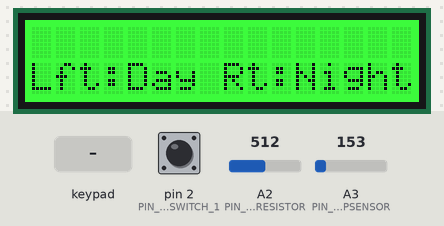
The sketch below on a simulated Arduino Uno, built with avr-gcc and run on an emulated ATmega328P. On the bench: 16×2 character LCD. Inputs (shaded band) come from the test bench; at power-on: pin 2 (PIN_LIMITSWITCH_1) HIGH, A2 (PIN_PHOTORESISTOR) = 512, A3 (PIN_TEMPSENSOR) = 153. What the sketch prints to the serial monitor is not drawn.

Above: at 3.6 s.
3.7 s: key 'U' pressed
At 4.9 s:
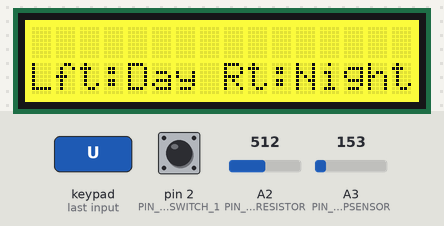
5.2 s: key 'S' pressed
At 5.8 s:
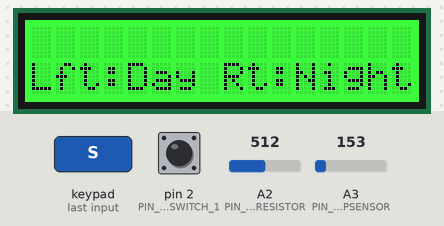
6.7 s: key 'D' pressed
At 7.4 s:
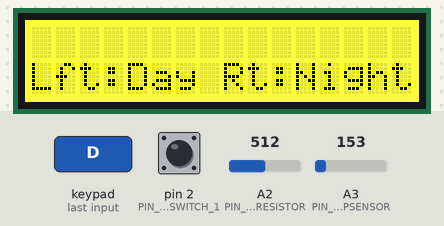
8.2 s: key 'S' pressed
At 9.2 s:
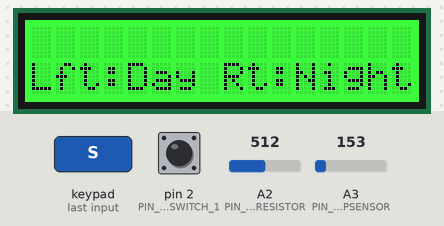
11.2 s: key 'L' pressed
14.2 s: pin 2 (PIN_LIMITSWITCH_1) pulled LOW for 3.2 s
At 35.4 s:
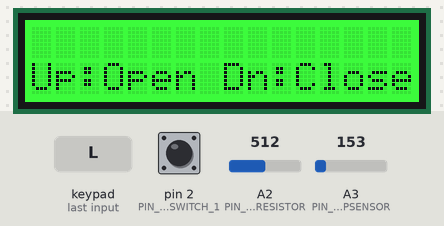
Timing chart, 0 to 36.9 s (numbered marks = the images above; inputs shaded):
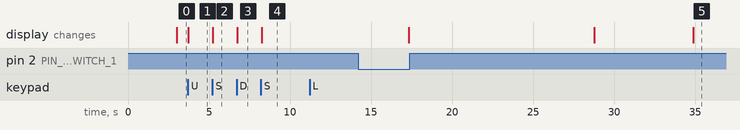

Measured:
- after the input at 3.7 s, the display: changes at once (image 1)
- after the input at 5.2 s, the display: changes at once (image 2)
- after the input at 6.7 s, the display: changes at once (image 3)
- after the input at 8.2 s, the display: changes at once (image 4)

The sketch:

code_testing.ino
```cpp
#include <Adafruit_RGBLCDShield.h>
#include <Wire.h>
#include "./constant_parameters.h"


const int MENU_MAIN = 0;
const int MENU_OPEN = 1;
const int MENU_CLOSE = 2;
const int MENU_DAY = 3;
const int MENU_NIGHT = 4;

const int REFRESH_RATE = 3000;//in ms
const int openAndCloseTime = 11000;
Adafruit_RGBLCDShield lcd = Adafruit_RGBLCDShield();

//int PIN_PIN_PHOTORESISTORISTOR = A1;
//int PIN_PHOTORESISTOR = A0;
double Temperature = 0;
int Light = 0;
int CurrentMenu = 0;
int MenuSelect = 0;
unsigned long MenuLastUpdated = 0; //ONLY MODIFY VIA: MenuControls()
String line1;
String line2;
int ScrollCount = 0;
int ScrollTotal = 0;
boolean isOkay;
boolean isClosing;

char lghtstr[4];
char tempstr[4];
char sac[64];

int numOfErrors=2;


int errorCnt;


void setup() {
  // put your setup code here, to run once:
  Serial.begin(9600);

  pinMode(PIN_RELAY_DOOROPEN, INPUT);
  pinMode(PIN_RELAY_DOORCLOSE, INPUT);
  pinMode(PIN_LIMITSWITCH_1, INPUT_PULLUP);

  lcd.begin(16, 2);
  lcd.clear();
  MenuControls(CurrentMenu,false);
  analogReference(EXTERNAL);

  errorCnt=0;

  isOkay = true;
  isClosing = false;
}


void loop() {
  // put your main code here, to run repeatedly:
  if(!isOkay){
    DoorRecovery();
  }

  if (CurrentMenu != MenuSelect)
  {
    MenuControls(MenuSelect, false);
    CurrentMenu = MenuSelect;
    MenuLastUpdated = millis();
  }
  else if (millis() - MenuLastUpdated > REFRESH_RATE)
  {
    MenuControls(MenuSelect, true);
    CurrentMenu = MenuSelect;
    MenuLastUpdated = millis();
  }

  MenuSelect = GetNextMenu(lcd, CurrentMenu);

}

void DoorRecovery(){

  Serial.println("EMERGENCY SOMETHING IN DOOR");

  DoorOperation(STOPDOOR);

  errorCnt+=1;

  if(errorCnt < numOfErrors){
    //Rollback door and wait;
    Serial.println("Rollback door");
    openDoorAction(1000);
    delay(5000);

    Serial.println("Trying to close again");
    isOkay=true;

    CloseDoor();
  }else{
      SendAlarm();
  }
}

void SendAlarm(){
    Serial.println("Critical Error Need to send alarm");
}

void SetRelayInputPins(bool on){
  if(on){
    pinMode(PIN_RELAY_DOOROPEN, OUTPUT);
    pinMode(PIN_RELAY_DOORCLOSE, OUTPUT);
  }else{
    pinMode(PIN_RELAY_DOOROPEN, INPUT);
    pinMode(PIN_RELAY_DOORCLOSE, INPUT);
  }
}

void DoorOperation(int action){
  switch(action){
    case OPENDOOR:
      SetRelayInputPins(true);
      digitalWrite(PIN_RELAY_DOOROPEN, HIGH);
      digitalWrite(PIN_RELAY_DOORCLOSE, LOW);
      break;
    case CLOSEDOOR:
      SetRelayInputPins(true);
      digitalWrite(PIN_RELAY_DOOROPEN, LOW);
      digitalWrite(PIN_RELAY_DOORCLOSE, HIGH);
      break;
    case STOPDOOR:
      digitalWrite(PIN_RELAY_DOOROPEN, LOW);
      digitalWrite(PIN_RELAY_DOORCLOSE, LOW);
      SetRelayInputPins(false);
      break;
  }
}

void openDoorAction(int tme) {
  // Set relay pins to actually work

  uint8_t buttons;

  DoorOperation(OPENDOOR);
  for (int i = 0; i < tme; i++) {
    delay(1);

    buttons = lcd.readButtons();
    if (buttons & BUTTON_SELECT)
    {
      break;
    }
  }
  DoorOperation(STOPDOOR);
}

void OpenDoor(){
  openDoorAction(openAndCloseTime);
  Serial.println("Open Complete");
}

void CloseDoor() {

  uint8_t buttons;

  DoorOperation(CLOSEDOOR);

  isClosing = true;

  for (int i = 0; i < openAndCloseTime; i++) {
    delay(1);
    buttons = lcd.readButtons();
    if (buttons & BUTTON_SELECT)
    {
      break;
    }

    if(isLimitSwitchActive()){
      isOkay=false;
      break;
    }
  }

    DoorOperation(STOPDOOR);
    isClosing = false;
  if(isOkay){

    Serial.println("Close Complete");
  }
}

bool isLimitSwitchActive(){
  int isActive=digitalRead(PIN_LIMITSWITCH_1);
  //isActive+=digitalRead(PIN_LIMITSWITCH_2);

  return isActive == 0;
}


//#pragma region LCD stuff


void print2ln(Adafruit_RGBLCDShield lcd, String a, String b)
{
  lcd.clear();
  lcd.setCursor(0, 0);
  lcd.print(a);
  lcd.setCursor(0, 1);
  lcd.print(b);
  lcd.setCursor(0, 0);
}

boolean checkTemp()
/*Returns True if within safe temperature
  FOR DEMO DAY: hair-dryer on will provide temperature outside safe range*/
{
  Temperature = analogRead(PIN_TEMPSENSOR);

  Temperature = (1000.0*(Temperature/1024.0*3.3)); //Calculate mV reading
  Temperature = (Temperature-500.0);//in Celcius*100
  Temperature = ((int)((Temperature*(9.0/5.0))+3200))/100;//Fahrenheit*10
  if (Temperature>=TEMP_THRESHOLD) {return false;}
  else {return true;}
}

boolean checkLight(int TimeOfDay)
//Returns True if light crosses threshold for door operation
{
  Light = analogRead(PIN_PHOTORESISTOR);

  switch (TimeOfDay)
  {
    case MORNING:
      if (Light >= LIGHT_THRESHOLD) {
        return true;
      }
      else {
        return false;
      }
      break;
    case EVENING:
      if (Light <= LIGHT_THRESHOLD) {
        return true;
      }
      else {
        return false;
      }
      break;
    default:
      Serial.println("ERR CheckLight: Invalid TimeOfDay Arg Passed");
      return false;
  }

}

void MenuControls(int CurrentMenu, boolean isRefresh)
{
  //Set Current LCD Display
  switch (CurrentMenu)
  {
    case MENU_MAIN:
      ScrollTotal = 1;
      if (!isRefresh)
      {
        print2ln(lcd, "Main Menu", "Up:Open Dn:CloseLft:Day Rt:Night");
        lcd.setBacklight(GREEN);
        ScrollCount = 1;
      }
      else {
        ScrollCount = refreshLine(1, "Up:Open Dn:CloseLft:Day Rt:Night", ScrollCount, ScrollTotal);
      }
      break;
    case MENU_OPEN:
      ScrollCount = 0; ScrollTotal = 0;
      if (!isRefresh)
      {
        print2ln(lcd, "Opening Door", "Sel:Escape");
        lcd.setBacklight(YELLOW);
      }
      break;
    case MENU_CLOSE:
      ScrollCount = ScrollTotal = 0;
      if (!isRefresh)
      {
        print2ln(lcd, "Closing Door", "Sel:Escape");
        lcd.setBacklight(YELLOW);
      }

      break;
    case MENU_DAY:
      ScrollTotal = 1;
      checkTemp();
      checkLight(MORNING);

      dtostrf(Temperature,1,1,tempstr);

      dtostrf(Light,1,1,lghtstr);

      sprintf(sac,"Day Mode        Tmp:%sLht:%s",tempstr,lghtstr);
      if(!isRefresh)
      {


        line1 = (String)(sac);
        line2="Sel:Escape";
        print2ln(lcd,sac,line2);
        lcd.setBacklight(GREEN);
        ScrollCount = 1;
      }
      else {
        ScrollCount = refreshLine(0, "Day Mode        Tmp:" + (String)Temperature + " Lht:" + (String)Light, ScrollCount, ScrollTotal);
      }

      break;
    case MENU_NIGHT:
      ScrollTotal = 1;
      checkTemp();
      checkLight(EVENING);

//      char tempstr[4];
      dtostrf(Temperature,1,1,tempstr);
//      char lghtstr[4];
      dtostrf(Light,1,1,lghtstr);
      char sac[64];
      sprintf(sac,"Night Mode      Tmp:%sLht:%s",tempstr,lghtstr);
      if(!isRefresh)
      {


        line1 = (String)(sac);
        line2="Sel:Escape";
        print2ln(lcd,sac,line2);

//        print2ln(lcd,"Night Mode      Tmp:" + (String)Temperature + " Lht:" + (String)Light,"Sel:Escape");
        lcd.setBacklight(GREEN);
        ScrollCount = 1;
      }
      else{ScrollCount = refreshLine(0,sac,ScrollCount,ScrollTotal);}
      break;
    //TODO: ADD SAFETY/ERROR STATES
    default:
      ScrollTotal = 1;
      if (!isRefresh)
      {
        print2ln(lcd, "Main Menu", "Up:Open Dn:Close Lft:Day Rt:Night");
        lcd.setBacklight(GREEN);
        ScrollCount = 1;
      }
      else {
        ScrollCount = refreshLine(1, "Up:Open Dn:Close Lft:Day Rt:Night", ScrollCount, ScrollTotal);
      }
      break;
  }
}

int GetNextMenu(Adafruit_RGBLCDShield lcd, int CurrentMenu)
{
  uint8_t buttons = lcd.readButtons();
  int NextScreen = -1;
  //select next screen and operations by current screen and button combination
  switch (CurrentMenu)
  {
    case MENU_MAIN:
      if (buttons & BUTTON_UP) {
        NextScreen = MENU_OPEN;
      }
      else if (buttons & BUTTON_DOWN) {
        NextScreen = MENU_CLOSE;
      }
      else if (buttons & BUTTON_LEFT) {
        NextScreen = MENU_DAY;
      }
      else if (buttons & BUTTON_RIGHT) {
        NextScreen = MENU_NIGHT;
      }
      else {
        NextScreen = MENU_MAIN;
      }
      break;
    case MENU_OPEN:
      //TODO:Include safety checks here?
      if (buttons & BUTTON_SELECT) {
        NextScreen = MENU_MAIN;
      }
      else {
        OpenDoor();
        NextScreen = MENU_MAIN;
      }
      break;
    case MENU_CLOSE:
      //TODO:Include safety checks here?
      if (buttons & BUTTON_SELECT) {
        NextScreen = MENU_MAIN;
      }
      else {
        CloseDoor();
        NextScreen = MENU_MAIN;
      }
      break;
    case MENU_DAY:
      if (buttons & BUTTON_SELECT) {
        NextScreen = MENU_MAIN;
      }
      else if (checkTemp() && checkLight(MORNING)) {
        NextScreen = MENU_OPEN;
      }
      else {
        NextScreen = MENU_DAY;
      }
      break;
    case MENU_NIGHT:
      if (buttons & BUTTON_SELECT) {
        NextScreen = MENU_MAIN;
      }
      else if (checkTemp() && checkLight(EVENING)) {
        NextScreen = MENU_CLOSE;
      }
      else {
        NextScreen = MENU_NIGHT;
      }
      break;
    //TODO: ADD SAFETY/ERROR STATES
    default:
      if (buttons & BUTTON_UP) {
        NextScreen = MENU_OPEN;
      }
      else if (buttons & BUTTON_DOWN) {
        NextScreen = MENU_CLOSE;
      }
      else if (buttons & BUTTON_LEFT) {
        NextScreen = MENU_DAY;
      }
      else if (buttons & BUTTON_RIGHT) {
        NextScreen = MENU_NIGHT;
      }
      else {
        NextScreen = MENU_MAIN;
      }
      break;
  }
  return NextScreen;
}
//TODO:Add state switches within interrupts

int refreshLine(int row, String Str, int section, int len)
{
  String strToPrint;

  //reset out-of-bounds section indices
  if (section > len) {
    section = 0;
  }

  //print selected section
  if (section == len) {
    strToPrint = Str.substring(section * 16);
  }
  else {
    strToPrint = Str.substring(section * 16, (section + 1) * 16);
  }
  lcd.setCursor(0, row);
  lcd.print(strToPrint);
  lcd.setCursor(0, 0);

  return section + 1;
}
//#pragma endregion
```

constant_parameters.h
```cpp
#ifndef constant_parameters_h
#define constant_parameters_h

/***********************
 * Pin Initialization **
 ***********************/
#define PIN_LORA_RX 0
#define PIN_LORA_TX 1
#define PIN_LIMITSWITCH_1 2
#define PIN_LIMITSWITCH_2 3
#define PIN_LASERSENSOR 4
#define PIN_LORA_RESET 5
#define PIN_LED_RED 6
#define PIN_LED_GREEN 7
#define PIN_RELAY_DOOROPEN 10
#define PIN_RELAY_DOORCLOSE 9
#define PIN_PROX_UP 12
#define PIN_PROX_DOWN 13
#define PIN_PHOTORESISTOR 16//A2
#define PIN_TEMPSENSOR 17//A3
#define PIN_LCD_SDA A4
#define PIN_LCD_SCL A5

/***********************
 * LCD Backgrounds     *
 ***********************/
#define RED 0x1
#define YELLOW 0x3
#define GREEN 0x2
#define TEAL 0x6
#define BLUE 0x4
#define VIOLET 0x5
#define WHITE 0x7

/***********************
 *Sensor Preset Values**
 ***********************/
//TODO: ADJUST BASED ON MEASURED VALUES
#define TEMP_MAX 70 //degrees Celcius with maintained precision
#define TEMP_MIN 0  //degrees celcius with maintained precision
#define TEMP_ZEROPOINT 500 //milivolts for 0-degrees Celcius
#define TEMP_REGULATION 10 //miliVolts per degree Celcius
#define TEMP_THRESHOLD 440
#define LIGHT_THRESHOLD 100

/***********************
 *Macro Function Values*
 ***********************/
#define MORNING 0
#define EVENING 1
/***********************
 *Door Actions Values*
 ***********************/
#define OPENDOOR 0
#define CLOSEDOOR 1
#define STOPDOOR 2
#define EMERGENCYOPENDOOR 3


#endif
```
